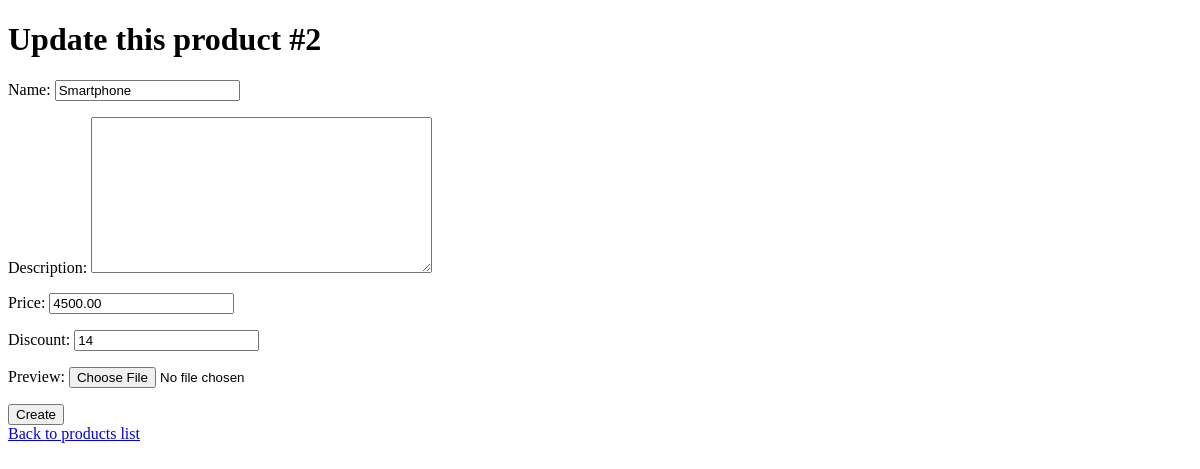
Before: /shop/products/2/update/ with the older database file.
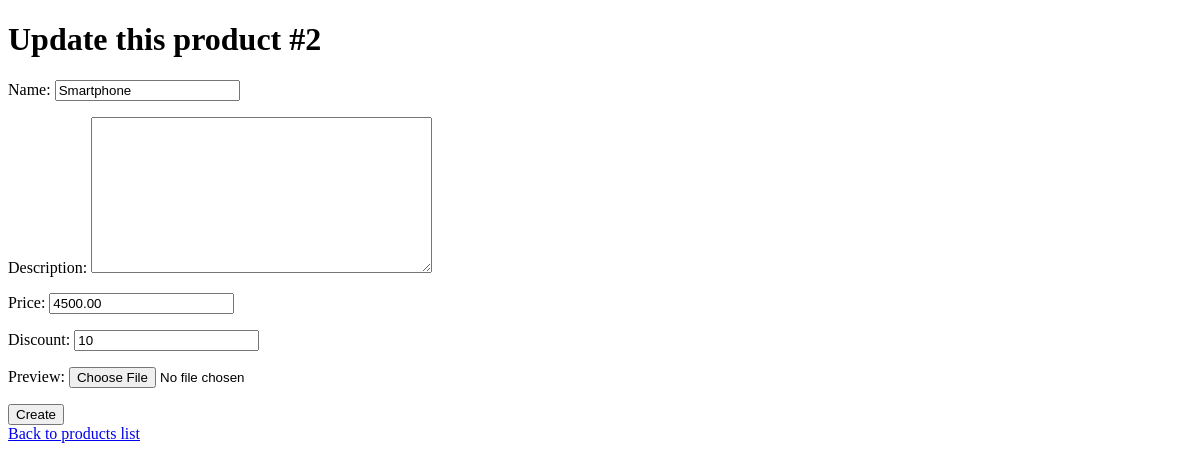
After: the same page with the newer database file.
### shopapp/models.py (models this page shows, shortened)
class Product(models.Model):
    name = models.CharField(max_length=45, db_index=True)
    description = models.TextField(null=False, blank=True, db_index=True)
    price = models.DecimalField(default=0,max_digits=8,decimal_places=2)
    discount = models.SmallIntegerField(default=0)
    created_at = models.DateTimeField(auto_now_add=True)
    archived = models.BooleanField(default=0)
    preview = models.ImageField(null=True,blank=True,upload_to=product_preview_directory_path)

### shopapp/views.py (the view)
# urls.py: path('products/<int:pk>/update/', ProductsUpdateView.as_view(), name="product_create"),
class ProductsUpdateView(UpdateView):
    model = Product
    fields = "name","description","price","discount","preview"
    template_name_suffix = "_update_form"

### request_app_data/midlewares.py (called while the page is built)
def middleware(get_response):
    print("Begin middleware")
    def middleware(request:HttpRequest):
        print("Before middleware")
        request.user_agent = request.META.get("HTTP_USER_AGENT")
        response = get_response(request)
        print("Afret middleware")
        return response
    return middleware

### shopapp/templates/shopapp/product_update_form.html (shortened to what this page needs)
{% extends 'shopapp/base.html' %}
{% block body %}
    <h1>Update this product #{{ product.pk }}</h1>
	<div>
    <form method="post" enctype="multipart/form-data">
        {{ form.as_p }}
    <button type="submit">
        Create
    </button>
    </form>
    </div>
    <div>
    <a href="{% url 'shopapp:products_list' pk=product.pk %}"
       >Back to products list</a>
    </div>
{% endblock %}

Changed rows visible on the page:
changed Product "Smartphone": discount "14" → "10"
